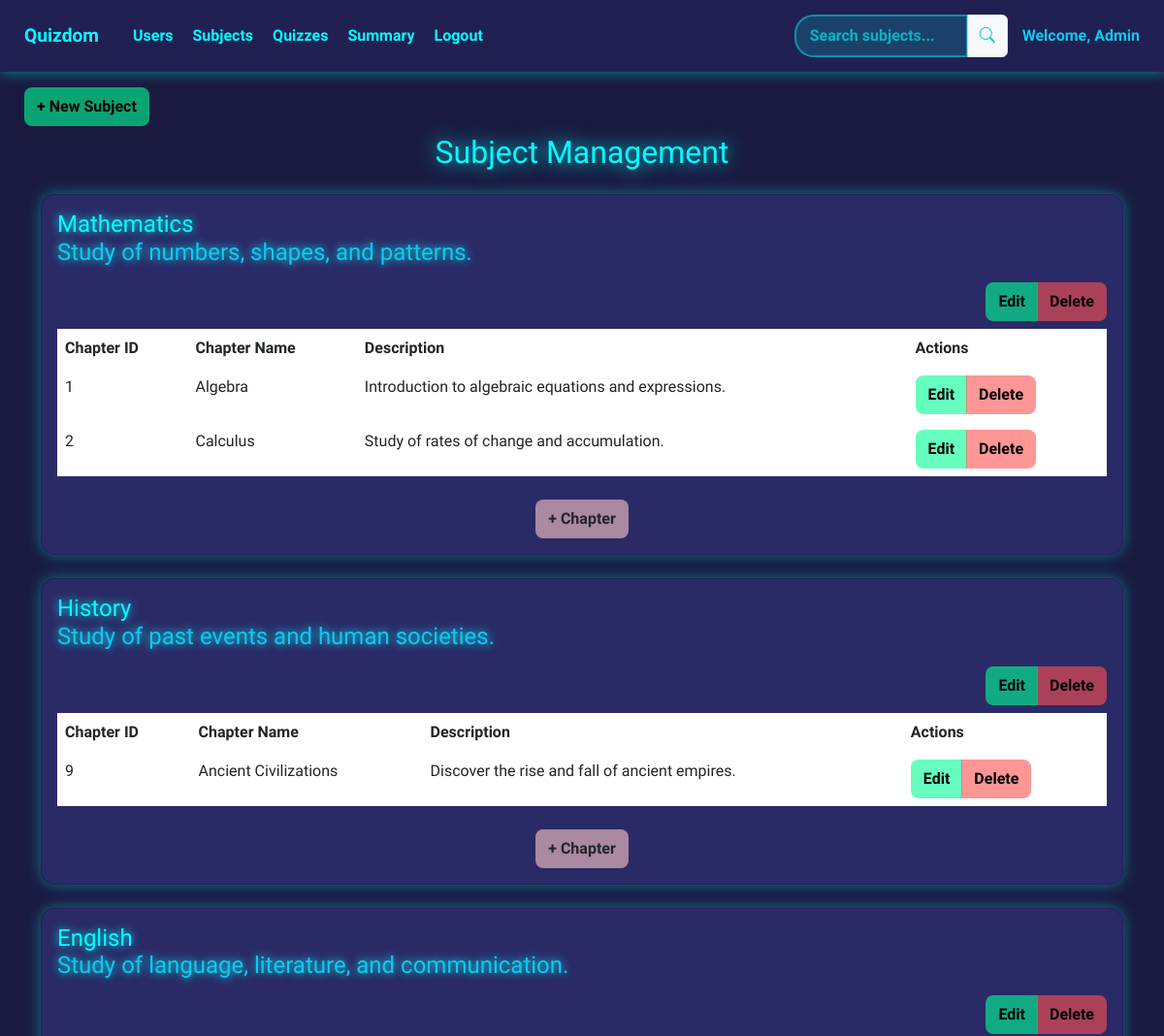
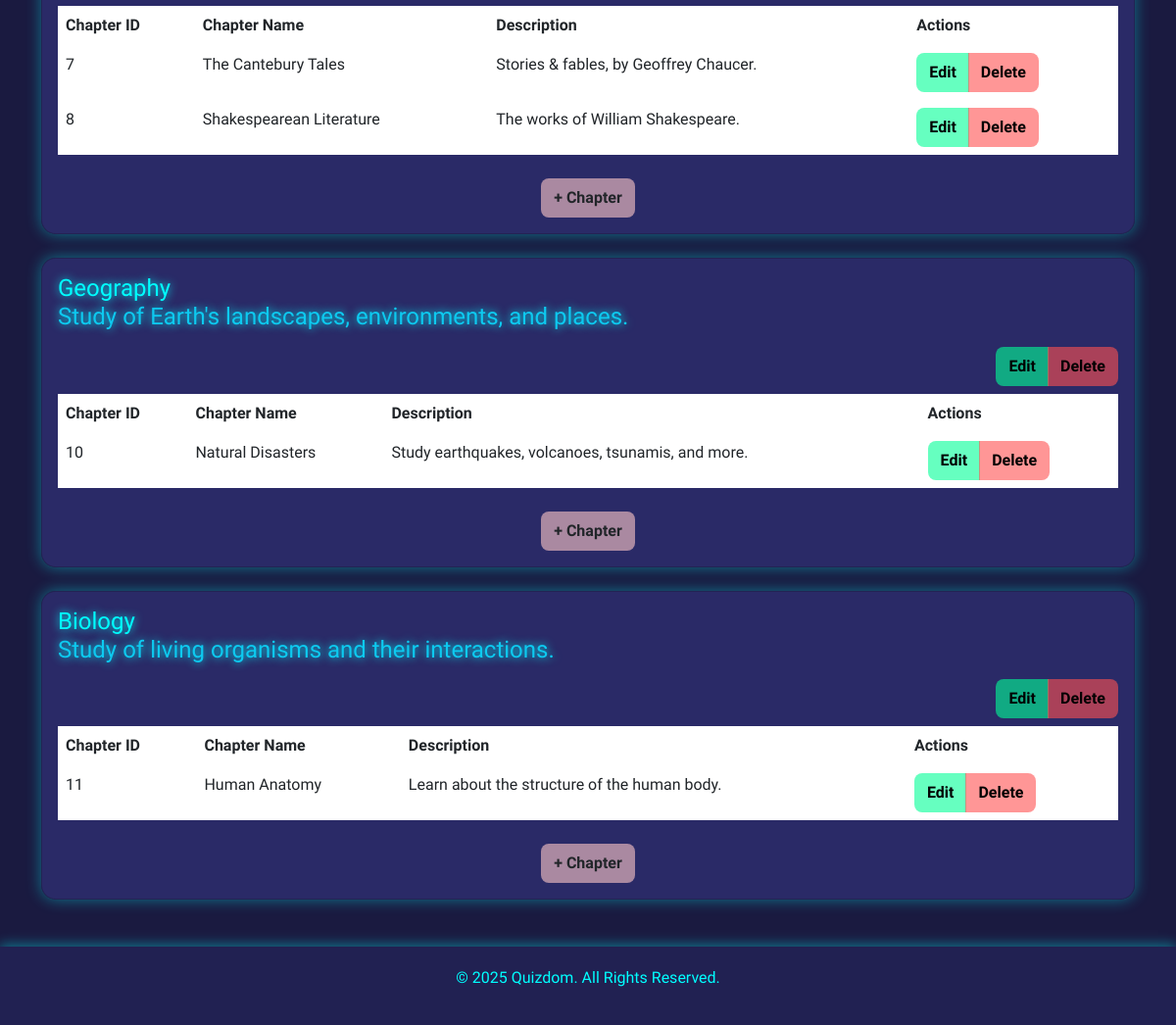
The app's page /Manage-Subjects with its own data (2 pictures, top to bottom).
### main.py (models this page shows)
class Subject(db.Model):
    id = db.Column(db.Integer, primary_key=True)
    name = db.Column(db.String(100), nullable=False)
    description = db.Column(db.Text, nullable=False)
    chapters = db.relationship('Chapter', back_populates='subject', cascade="all, delete-orphan")

class Chapter(db.Model):
    id = db.Column(db.Integer, primary_key=True)
    title = db.Column(db.String(100), nullable=False)
    description = db.Column(db.Text, nullable=False)
    subject_id = db.Column(db.Integer, db.ForeignKey('subject.id'), nullable=False)
    subject = db.relationship('Subject', back_populates='chapters')
    quiz = db.relationship('Quiz', back_populates='chapter', cascade="all, delete")

### main.py (the view)
@app.route('/Manage-Subjects')
def manage_subjects():
    search_query = request.args.get('search', '').lower()
    subjects = Subject.query.filter(
        (Subject.name.ilike(f'%{search_query}%')) |
        (Subject.description.ilike(f'%{search_query}%'))
    ).all()
    return render_template('subject_management.html', subjects=subjects)

### templates/subject_management.html (shortened to what this page needs)
<!DOCTYPE html>
<html lang="en">
<head>
    <link href="https://cdn.jsdelivr.net/npm/bootstrap@5.3.0/dist/css/bootstrap.min.css" rel="stylesheet">
    <link rel="stylesheet" href="https://cdn.jsdelivr.net/npm/bootstrap-icons/font/bootstrap-icons.css">
</head>
<body>
<nav class="navigation">
    <div class="nav-links">
        <span class="brand">Quizdom</span>
        <a href="/Manage-Users">Users</a>
        <a href="/Manage-Subjects">Subjects</a>
        <a href="/Manage-Quizzes">Quizzes</a>
        <a href="/Admin-Summary">Summary</a>
        <a href="/">Logout</a>
    </div>
    <div class="nav-right">
        <form action="{{ url_for('manage_subjects') }}" method="GET" class="input-group">
            <input type="text" name="search" class="search-box form-control" placeholder="Search subjects...">
            <button type="submit" class="input-group-text text-info"><i class="bi bi-search"></i></button>
        </form>
        <span class="text-info fw-bold">Welcome, Admin</span>
    </div>
</nav>
<button type="button" class="btn btn-new-subject" data-bs-toggle="modal" data-bs-target="#subjectModal">+ New Subject</button>
<div class="container mt-5 pb-5">
    <h1 class="dashboard-title">Subject Management</h1>
    {% for subject in subjects %}
    <div class="row mt-4">
        <div class="col-12">
            <div class="card p-3">
                <h2>{{subject.name}}
                <p class="text-info">{{subject.description}}</p>
                    <div class="btn-group" style="float: right;">
                        <button type="button" class="btn btn-custom btn-edit" data-bs-toggle="modal" data-bs-target="#editsubjectModal{{subject.id}}">Edit</button>
                        <a href="/Delete-Subject/{{subject.id}}" class="btn btn-custom btn-delete">Delete</a>
                    </div>
                </h2>
                <table class="table table-borderless text-light">
                    <thead>
                        <tr>
                            <th>Chapter ID</th>
                            <th>Chapter Name</th>
                            <th>Description</th>
                            <th>Actions</th>
                        </tr>
                    </thead>
                    <tbody>
                        {% for chapter in subject.chapters %}
                        <tr>
                            <td>{{chapter.id}}</td>
                            <td>{{chapter.title}}</td>
                            <td>{{chapter.description}}</td>
                            <td>
                                <div class="btn-group">
                                    <button type="button" class="btn btn-custom btn-edit" data-bs-toggle="modal" data-bs-target="#editChapterModal{{chapter.id}}">Edit</button>
                                    <a href="/Delete-Chapter/{{chapter.id}}" class="btn btn-custom btn-delete">Delete</a>
                                </div>
                            </td>
                        </tr>
                        {% endfor %}
                    </tbody>
                </table>
                <button type="button" class="btn btn-custom btn-add mt-2" data-bs-toggle="modal" data-bs-target="#chapterModal{{subject.id}}">+ Chapter</button>
            </div>
        </div>
    </div>
    {% endfor %}
</div>
<footer>
    <p>&copy; 2025 Quizdom. All Rights Reserved.</p>
</footer>
</body>
</html>

### templates/subject_management.html (style rules this page uses)
* { font-family: 'Orbitron', sans-serif; }
body { background-color: #1A1A40; color: #F2F2F2; padding-top: 70px; display: flex; flex-direction: column; min-height: 100vh; }
.navigation { position: fixed; top: 0; left: 0; width: 100%; display: flex; justify-content: space-between; align-items: center; background-color: rgba(34, 34, 85, 0.9); padding: 15px 25px; box-shadow: 0 2px 12px rgba(0, 255, 255, 0.4); z-index: 1000; }
.nav-links { display: flex; align-items: center; gap: 20px; }
.nav-links a { text-decoration: none; color: #00FFFF; font-weight: bold; transition: 0.3s; }
.brand { font-size: 1.2rem; font-weight: bold; color: #00FFFF; margin-right: 15px; }
.nav-right { display: flex; align-items: center; gap: 15px; }
.input-group { width: 220px; }
.search-box { padding: 8px 14px; border-radius: 20px; background-color: rgba(0, 255, 255, 0.15); color: #00FFFF; outline: none; border: 2px solid rgba(0, 255, 255, 0.5); font-weight: bold; transition: 0.3s; }
.search-box::placeholder { color: rgba(0, 255, 255, 0.6); }
.dashboard-title { text-align: center; color: #00FFFF; font-size: 2em; text-shadow: 0 0 20px #00FFFF; margin-top: 20px; }
.card { background: rgba(50, 50, 120, 0.7); box-shadow: 0 0 15px rgba(0, 255, 255, 0.4); transition: transform 0.3s; border-radius: 15px; }
.card h2 { color: #00FFFF; text-shadow: 0 0 10px #00FFFF; font-size: 1.5rem; }
.btn-custom { font-weight: bold; border-radius: 8px; padding: 7px 12px; }
.btn-edit { background-color: rgba(0, 255, 150, 0.6); color: #000; }
.btn-delete { background-color: rgba(255, 80, 80, 0.6); color: #000000; text-shadow: none; }
.btn-add { background-color: rgba(255, 200, 200, 0.6); display: block; margin: auto; }
.btn-new-subject { background-color: rgba(0, 255, 150, 0.6); color: #000; font-weight: bold; font-family: 'Orbitron', sans-serif; border-radius: 8px; padding: 7px 12px; position: absolute; left: 25px; top: 90px; transition: 0.3s; }
footer { margin-top: auto; padding: 20px; background-color: rgba(34, 34, 85, 0.9); color: #00FFFF; text-align: center; box-shadow: 0 -2px 12px rgba(0, 255, 255, 0.4); }

### records on screen
Subject: name "Mathematics", description "Study of numbers, shapes, and patterns."
Chapter: id "1", title "Algebra", description "Introduction to algebraic equations and expressions."
Chapter: id "2", title "Calculus", description "Study of rates of change and accumulation."
Subject: name "History", description "Study of past events and human societies."
Chapter: id "9", title "Ancient Civilizations", description "Discover the rise and fall of ancient empires."
Subject: name "English", description "Study of language, literature, and communication."
Chapter: id "7", title "The Cantebury Tales", description "Stories & fables, by Geoffrey Chaucer."
Chapter: id "8", title "Shakespearean Literature", description "The works of William Shakespeare."
Subject: name "Geography", description "Study of Earth's landscapes, environments, and places."
Chapter: id "10", title "Natural Disasters", description "Study earthquakes, volcanoes, tsunamis, and more."
Subject: name "Biology", description "Study of living organisms and their interactions."
Chapter: id "11", title "Human Anatomy", description "Learn about the structure of the human body."
